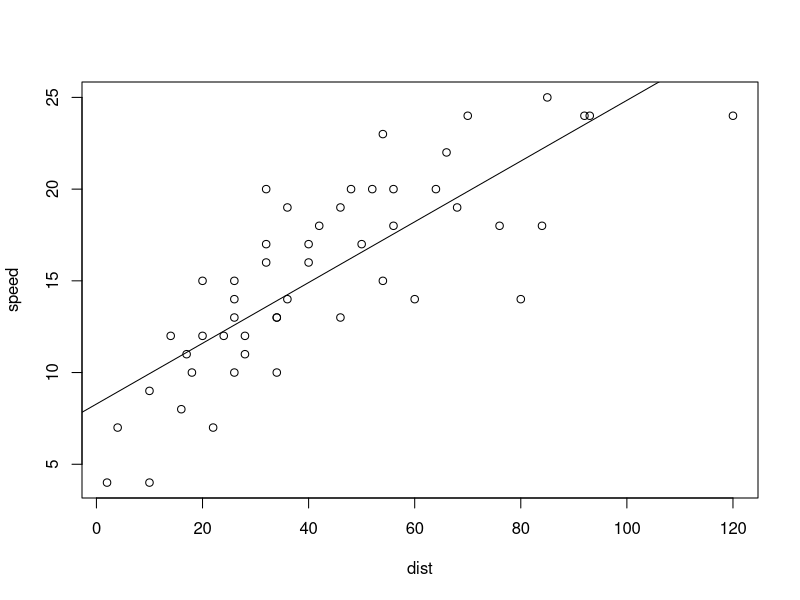
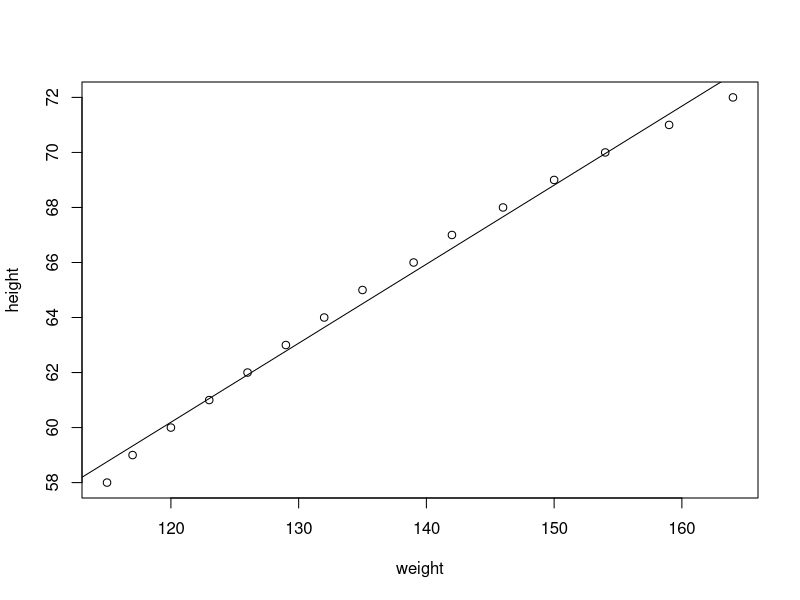

Write R code to recreate these figures, in order.
# Estatistica: Teoria e Prática - Seção 12, aula 19
#

cars
cor(cars)

modelo = lm(speed ~ dist, data=cars)
modelo

plot(speed ~dist, data=cars)
abline(modelo)
predict(modelo, data.frame(dist=22))

# QUIZ

# 1) A correlação entre duas variáveis é igual a -0,89. Qual opção melhor define este valor?
# R) A correlação é negativa, e está próxima de 1, portanto é forte

# 2) Observe o gráfico abaixo:
# R) O Gráfico mostra que enquanto X diminui, Y aumenta, portanto é uma correlação negativa.
#    A concentração dos pontos próxima a reta mostra uma correlação forte.

# 3) Observe o gráfico abaixo:
# R) A dispersarão dos pontos indica uma correlação fraca ou inexistente

# 4) Para criar a linha de melhor ajuste é preciso:
# R) Precisamos de interseção e inclinação para podermos fazer uma previsão

# 5) Para fazer uma previsão, além de “x” é preciso:
# R) Precisamos de interseção e inclinação

# 6) Na instalação padrão do R existe o conjunto de dados women, onde a altura (height)
#    está em polegadas e o peso (weight) em libras. Calcule a correlação.
# R) 0,99
cor(women)


# 7) Na instalação padrão do R existe o conjunto de dados women, onde a altura (height)
#    está em polegadas e o peso (weight) em libras. Preveja a altura de uma mulher que 
#    pese 124 libras.
# R) 61,34pol
women
wmodelo = lm(height ~ weight, data=women)
wmodelo
plot(height ~ weight, data=women)
abline(wmodelo)
predict(wmodelo, data.frame(weight=124))










